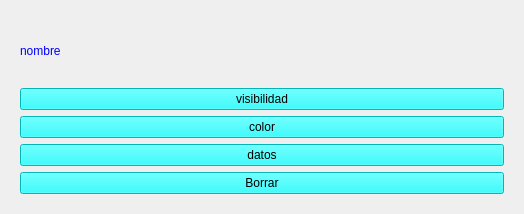
<?xml version="1.0" encoding="UTF-8"?>
<ui version="4.0">
 <class>Form</class>
 <widget class="QWidget" name="Form">
  <property name="geometry">
   <rect>
    <x>0</x>
    <y>0</y>
    <width>524</width>
    <height>214</height>
   </rect>
  </property>
  <property name="windowTitle">
   <string>Form</string>
  </property>
  <layout class="QHBoxLayout" name="horizontalLayout">
   <item>
    <widget class="QWidget" name="Curve_Element" native="true">
     <property name="enabled">
      <bool>true</bool>
     </property>
     <layout class="QVBoxLayout" name="verticalLayout">
      <item>
       <widget class="QLabel" name="nombre_list">
        <property name="styleSheet">
         <string notr="true">color:blue;</string>
        </property>
        <property name="text">
         <string>nombre</string>
        </property>
       </widget>
      </item>
      <item>
       <widget class="QPushButton" name="visibilidad_list">
        <property name="styleSheet">
         <string notr="true">background: cyan;</string>
        </property>
        <property name="text">
         <string>visibilidad</string>
        </property>
       </widget>
      </item>
      <item>
       <widget class="QPushButton" name="color_list">
        <property name="styleSheet">
         <string notr="true">background: cyan;</string>
        </property>
        <property name="text">
         <string>color</string>
        </property>
       </widget>
      </item>
      <item>
       <widget class="QPushButton" name="datos_list">
        <property name="styleSheet">
         <string notr="true">background: cyan;</string>
        </property>
        <property name="text">
         <string>datos</string>
        </property>
       </widget>
      </item>
      <item>
       <widget class="QPushButton" name="borrar_list">
        <property name="styleSheet">
         <string notr="true">background: cyan;</string>
        </property>
        <property name="text">
         <string>Borrar</string>
        </property>
       </widget>
      </item>
     </layout>
    </widget>
   </item>
  </layout>
 </widget>
 <resources/>
 <connections/>
</ui>
